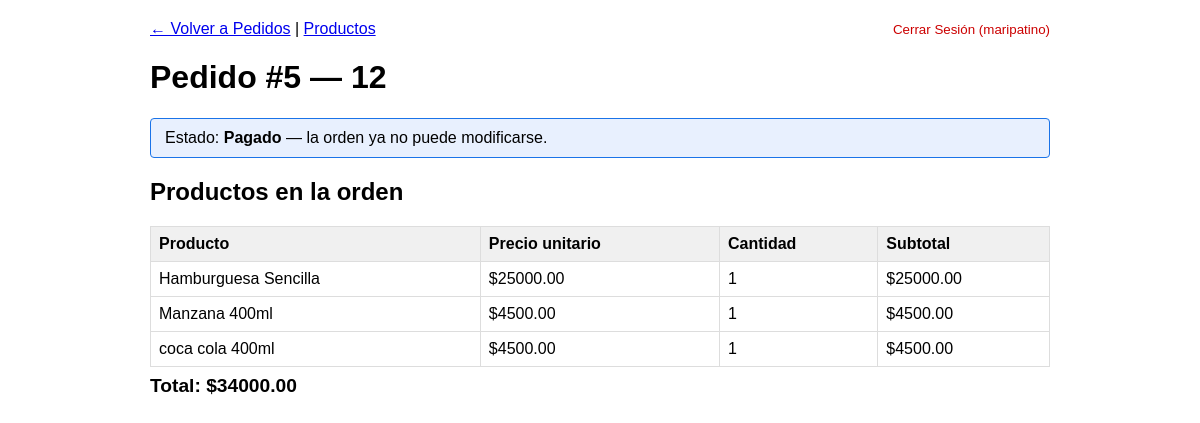
Page /ventas/pedidos/5/ (signed in) on the committed database.
### ventas/models.py (models this page shows, shortened)
class Pedido(models.Model):
    ESTADOS = [
        ('pendiente', 'Pendiente'),
        ('en_preparacion', 'En Preparación'),
        ('listo', 'Listo'),
        ('entregada', 'Entregada'),
        ('pagado', 'Pagado'),
    ]
    mesa_o_online = models.CharField(max_length=100, help_text="Cliente")
    estado = models.CharField(max_length=20, choices=ESTADOS, default='pendiente')
    creado_por = models.ForeignKey(User, on_delete=models.CASCADE)
    fecha_creacion = models.DateTimeField(auto_now_add=True)
    productos = models.ManyToManyField(Producto, through='PedidoProducto', blank=True)

class PedidoProducto(models.Model):
    pedido = models.ForeignKey(Pedido, on_delete=models.CASCADE, related_name='items')
    producto = models.ForeignKey(Producto, on_delete=models.CASCADE)
    cantidad = models.PositiveIntegerField(default=1)
    class Meta:
        unique_together = ('pedido', 'producto')

### products/models.py (models this page shows, shortened)
class Producto(models.Model):
    nombre = models.CharField(max_length=200)
    categoria = models.ForeignKey(Categoria, on_delete=models.CASCADE)
    precio = models.DecimalField(max_digits=10, decimal_places=2)
    descripcion = models.TextField(blank=True)
    ingredientes = models.ManyToManyField(Ingrediente)

### ventas/views.py (the view, shortened to what this page needs)
# urls.py: path('pedidos/<int:pk>/', views.PedidoDetailView.as_view(), name='pedido_detail'),
class PedidoDetailView(LoginRequiredMixin, ListView):
    model = PedidoProducto
    template_name = 'ventas/pedido_detail.html'
    context_object_name = 'items'
    def get(self, request, pk, *args, **kwargs):
        pedido = get_object_or_404(Pedido, pk=pk, creado_por=request.user)
        form = PedidoProductoForm()
        items = list(pedido.items.select_related('producto'))
        for item in items:
            item.subtotal = item.producto.precio * item.cantidad
        total = sum(item.subtotal for item in items)
        return render(request, self.template_name, {
            'pedido': pedido,
            'form': form,
            'items': items,
            'total': total,
        })

### ventas/templates/ventas/pedido_detail.html (shortened to what this page needs)
<!DOCTYPE html>
<html lang="es">
<head>
</head>
<body>
    <nav>
        <a href="{% url 'pedido_list' %}">← Volver a Pedidos</a> |
        <a href="{% url 'venta_list' %}">Productos</a>
        <form method="post" action="{% url 'logout' %}" style="display:inline;" class="logout-btn">
            <button type="submit" style="background:none;border:none;color:#c00;cursor:pointer;padding:0;">Cerrar Sesión ({{ request.user.username }})</button>
        </form>
    </nav>
    <h1>Pedido #{{ pedido.id }} — {{ pedido.mesa_o_online }}</h1>
    {% if pedido.estado != 'pendiente' %}
    <div class="confirmed-notice">
        Estado: <strong>{{ pedido.get_estado_display }}</strong> — la orden ya no puede modificarse.
    </div>
    {% endif %}
    <h2>Productos en la orden</h2>
    <table id="items-table">
        <thead>
            <tr>
                <th>Producto</th>
                <th>Precio unitario</th>
                <th>Cantidad</th>
                <th>Subtotal</th>
            </tr>
        </thead>
        <tbody>
            {% for item in items %}
            <tr data-subtotal="{{ item.subtotal }}">
                <td>{{ item.producto.nombre }}</td>
                <td>${{ item.producto.precio }}</td>
                <td class="item-qty">{{ item.cantidad }}</td>
                <td class="item-subtotal">${{ item.subtotal }}</td>
            </tr>
            {% empty %}
            <tr>
                <td colspan="{% if pedido.estado == 'pendiente' %}5{% else %}4{% endif %}" style="color:#888;">
                    No hay productos en esta orden todavía.
                </td>
            </tr>
            {% endfor %}
        </tbody>
    </table>
    <div id="total-display">
        Total: $<span id="total-value">{{ total }}</span>
    </div>
</body>
</html>

### ventas/templates/ventas/pedido_detail.html (style rules this page uses)
body { font-family: sans-serif; max-width: 900px; margin: 20px auto; padding: 0 16px; }
nav { margin-bottom: 16px; }
.logout-btn { float: right; }
table { width: 100%; border-collapse: collapse; }
th, td { border: 1px solid #ddd; padding: 8px; text-align: left; }
th { background: #f0f0f0; }
.confirmed-notice { background: #e8f0fe; border: 1px solid #1a73e8; padding: 10px 14px; border-radius: 4px; margin: 12px 0; }
button[type="submit"] { padding: 6px 14px; background: #1a73e8; color: #fff; border: none; border-radius: 4px; cursor: pointer; }
#total-display { font-size: 1.2em; font-weight: bold; margin: 8px 0; }

### rows in the picture
Pedido: id "5", mesa_o_online "12", estado "Pagado"
PedidoProducto: producto.nombre "Hamburguesa Sencilla", producto.precio "25000.00", cantidad "1", subtotal "25000.00"
PedidoProducto: producto.nombre "Manzana 400ml", producto.precio "4500.00", cantidad "1", subtotal "4500.00"
PedidoProducto: producto.nombre "coca cola 400ml", producto.precio "4500.00", cantidad "1", subtotal "4500.00"

### other values in the picture
{{ request.user.username }} "maripatino"
{{ total }} "34000.00"
